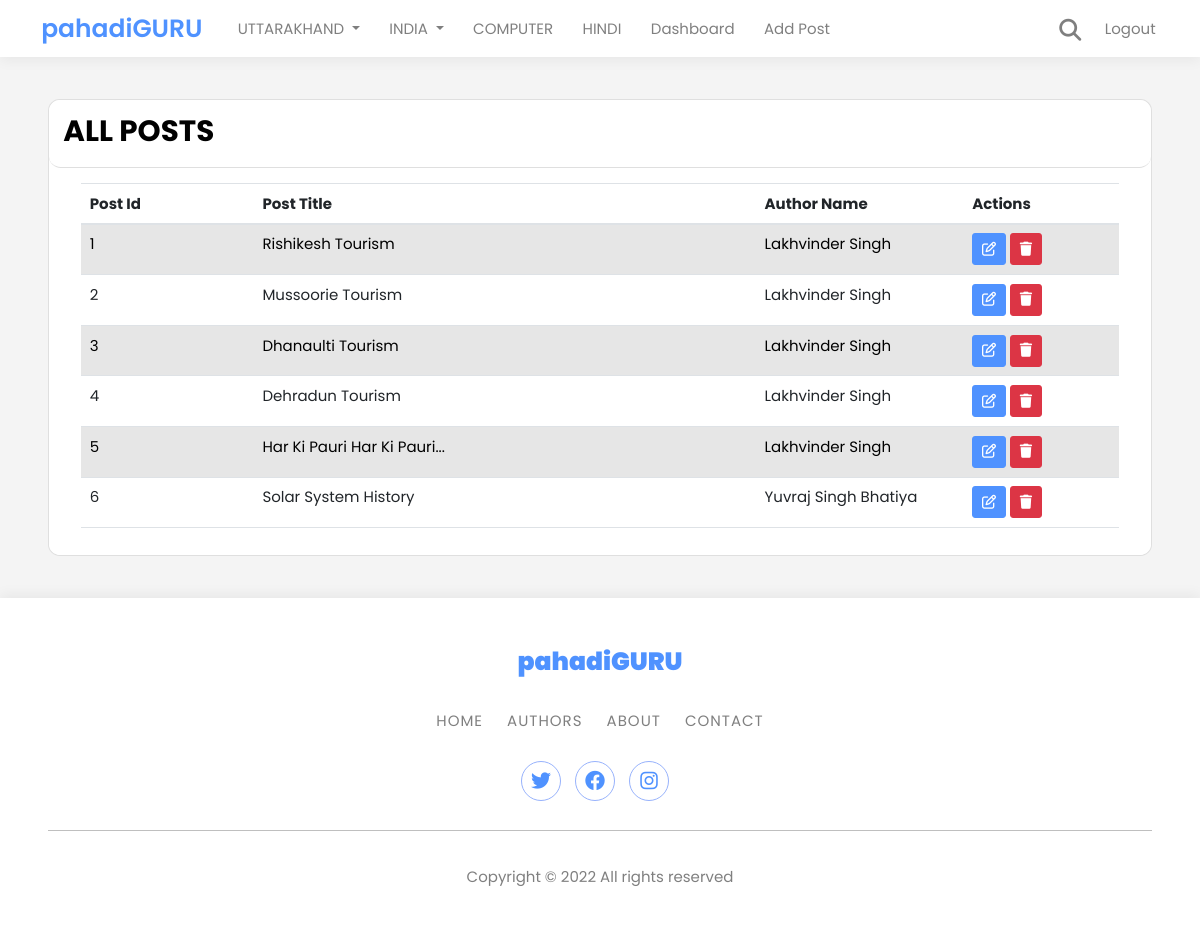
The app's page /admin_all_posts (signed in) with its own data.
### app.py (models this page shows)
class Posts(db.Model):
    id = db.Column(db.Integer, primary_key=True)
    title = db.Column(db.String(50), nullable=False)
    category = db.Column(db.String(50), nullable=False)
    content = db.Column(db.String(500), nullable=False)
    date_added = db.Column(db.Date, default=date.today)
    date_time = db.Column(db.DateTime, default=datetime.utcnow)
    poster_id = db.Column(db.Integer, db.ForeignKey('users.id'))
    likes=db.relationship('Likes',backref='post',passive_deletes=True)
    views=db.relationship('Views',backref='post',passive_deletes=True)

class Users(db.Model, UserMixin):
    id = db.Column(db.Integer, primary_key=True)
    username = db.Column(db.String(20), unique=True, nullable=False)
    name = db.Column(db.String(50), nullable=False)
    email = db.Column(db.String(150), nullable=False)
    phone = db.Column(db.String(50), nullable=False)
    date_added = db.Column(db.Date, default=date.today)
    about_author = db.Column(db.String(500), nullable=False)
    security_question = db.Column(db.String(50), nullable=False)
    security_answer = db.Column(db.String(50), nullable=False)
    password_hash = db.Column(db.String(128))
    role = db.Column(db.String(10), default='User')
    posts = db.relationship('Posts', backref='poster')
    likes=db.relationship('Likes',backref='user',passive_deletes=True)
    profile_pic=db.Column(db.String(), nullable=True)

### app.py (the view)
@app.route('/admin_all_posts', methods=['GET', 'POST'])
@login_required
def admin_all_posts():
    posts = Posts.query.all()
    return render_template('admin_all_posts.html',posts=posts)

### app.py (called while the page is built)
@login_manager.user_loader
def load_user(user_id):
    return Users.query.get(int(user_id))

### templates/admin_all_posts.html (shortened to what this page needs)
{% extends 'base2.html' %}
{% block content %}
<br>
<br>
<div class="card rounded-4">
    <div class="card-header rounded-4" style="display: flex; justify-content: space-between; align-items: center;">
        <div>
        <h1 class="text-uppercase font-weight-bold text-center">All Posts</h1>
        </div>
    </div>
    <div class="card-body rounded-4">
        <div class="container">
            <div class="row">
                <div class="col rounded-4"  style="min-width: 10.125rem;" >
                    <table class="table table-striped">
                        <thead>
                            <tr>
                                <th>Post Id</th>
                                <th>Post Title</th>
                                <th style="width: 20%;">Author Name</th>
                                <th style="width: 15%;">Actions</th>
                            </tr>
                        </thead>
                        <tbody>
                            {% for post in posts %}
                                <tr>
                                    <td>{{ post.id }}</td>
                                    <td>{{ post.title|truncate(30) }}</td>
                                    <td>{{ post.poster.name }}</td>
                                    <td>
                                        <a href="{{url_for('edit_post',id=post.id)}}" class="btn btn-primary"><i class="fa-regular fa-pen-to-square"></i></a>
                                        <a onclick="return confirm('Are you sure you want to delete this post?');" href="{{url_for('delete_post',id=post.id)}}" class="btn btn-danger"><i class="fas fa-trash"></i></a>
                                    </td>
                                </tr>
                            {% endfor %}
                        </tbody>
                    </table>
                </div>
            </div>
        </div>
    </div>
</div>
<br>
<br>
{% endblock %}

### static/css/navbar2.css (style rules this page uses)
:root { --bs-blue: #0d6efd; --bs-indigo: #6610f2; --bs-purple: #6f42c1; --bs-pink: #d9368b; --bs-red: #dc3545; --bs-orange: #f58324; --bs-yellow: #ffd133; --bs-green: #016369; --bs-teal: #147f8d; --bs-cyan: #0dcaf0; --bs-black: #000; --bs-white: #fff; --bs-gray: #6c757d; --bs-gray-dark: #343a40; --bs-gray-100: #f8f9fa; --bs-gray-200: #e9ecef; --bs-gray-300: #dee2e6; --bs-gray-400: #ced4da; --bs-gray-500: #adb5bd; --bs-gray-600: #6c757d; --bs-gray-700: #495057; --bs-gray-800: #343a40; --bs-gray-900: #212529; --bs-primary: #66a1ff; --bs-secondary: #6c757d; --bs-success: #016369; --bs-info: #59b2b8; --bs-warning: #f58324; --bs-danger: #dc3545; --bs-light: #f8f9fa; --bs-dark: #212529; --bs-primary-rgb: 217,54,139; --bs-secondary-rgb: 108,117,125; --bs-success-rgb: 1,99,105; --bs-info-rgb: 89,178,184; --bs-warning-rgb: 245,131,36; --bs-danger-rgb: 220,53,69; --bs-light-rgb: 248,249,250; --bs-dark-rgb: 33,37,41; --bs-white-rgb: 255,255,255; --bs-black-rgb: 0,0,0; --bs-body-color-rgb: 0,0,0; --bs-body-bg-rgb: 255,255,255; --bs-gradient: linear-gradient(180deg,hsla(0,0%,100%,.15),hsla(0,0%,100%,0)); --bs-root-font-size: 73.5%; --bs-body-font-family: var(--bs-font-sans-serif); --bs-body-font-size: 1.6rem; --bs-body-font-weight: 400; --bs-body-line-height: 1.4; --bs-body-color: #000; --bs-body-bg: #fff; --bs-border-width: 1px; --bs-border-style: solid; --bs-border-color: #dee2e6; --bs-border-color-translucent: rgba(0,0,0,.175); --bs-border-radius: 0.375rem; --bs-border-radius-sm: 0.25rem; --bs-border-radius-lg: 0.5rem; --bs-border-radius-xl: 1rem; --bs-border-radius-2xl: 2rem; --bs-border-radius-pill: 50rem; --bs-link-color: #66a1ff; --bs-link-hover-color: #66a1ff; --bs-code-color: #66a1ff; --bs-highlight-bg: #fff6d6; font-size: var(--bs-root-font-size); }
body { margin: 0; line-height: var(--bs-body-line-height); color: var(--bs-body-color); text-align: var(--bs-body-text-align); -webkit-text-size-adjust: 100%; -webkit-tap-highlight-color: rgba(0,0,0,0) }
.container,.container-fluid,.container-lg,.container-md,.container-sm,.container-xl,.container-xxl { width: 100%; padding-right: var(--bs-gutter-x, 0.75rem); padding-left: var(--bs-gutter-x, 0.75rem); margin-right: auto; margin-left: auto; }

### records on screen
Posts: id "1", title "Rishikesh Tourism", poster.name "Lakhvinder Singh"
Posts: id "2", title "Mussoorie Tourism", poster.name "Lakhvinder Singh"
Posts: id "3", title "Dhanaulti Tourism", poster.name "Lakhvinder Singh"
Posts: id "4", title "Dehradun Tourism", poster.name "Lakhvinder Singh"
Posts: id "5", title "Har Ki Pauri Har Ki Pauri...", poster.name "Lakhvinder Singh"
Posts: id "6", title "Solar System History", poster.name "Yuvraj Singh Bhatiya"
